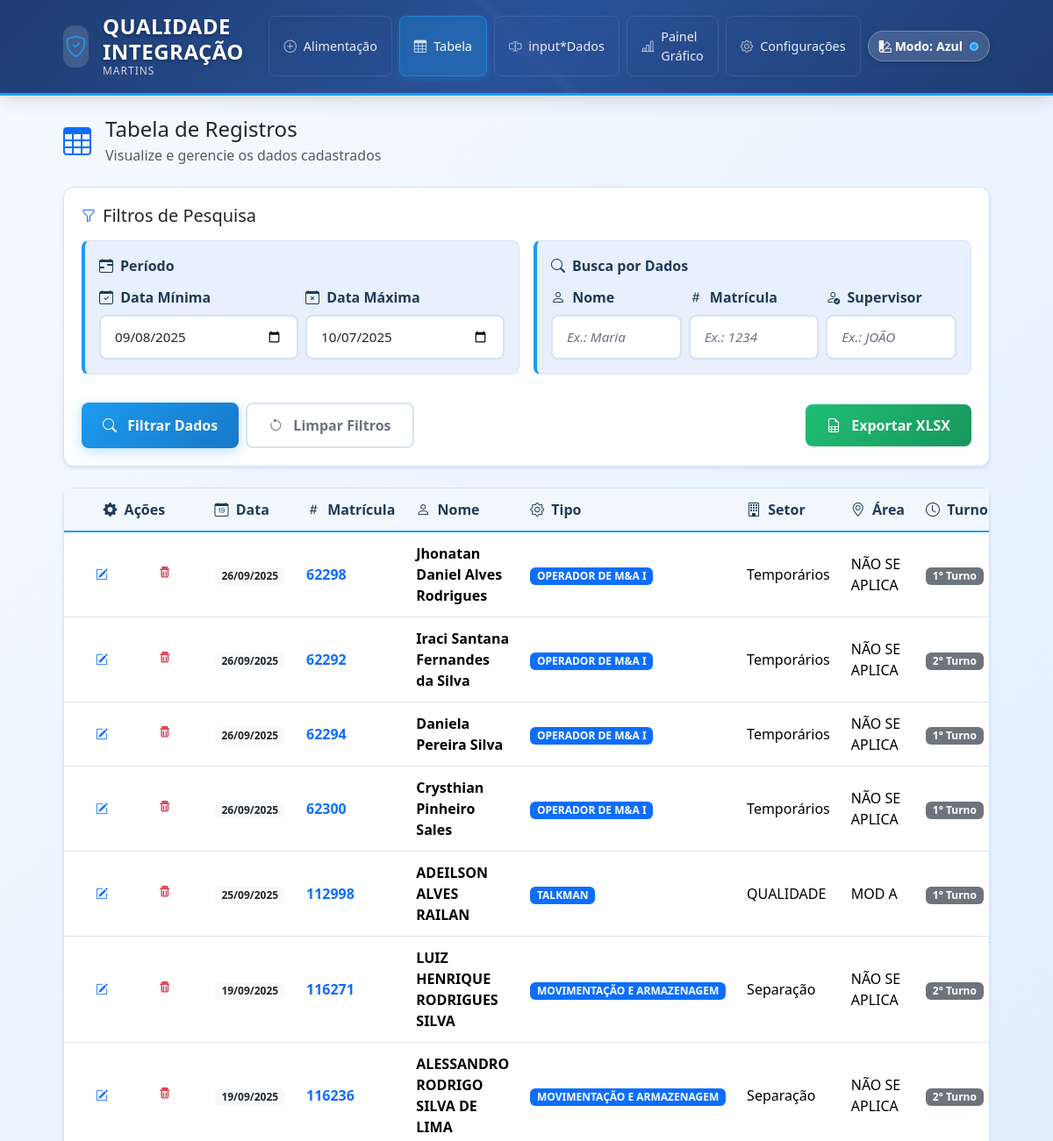
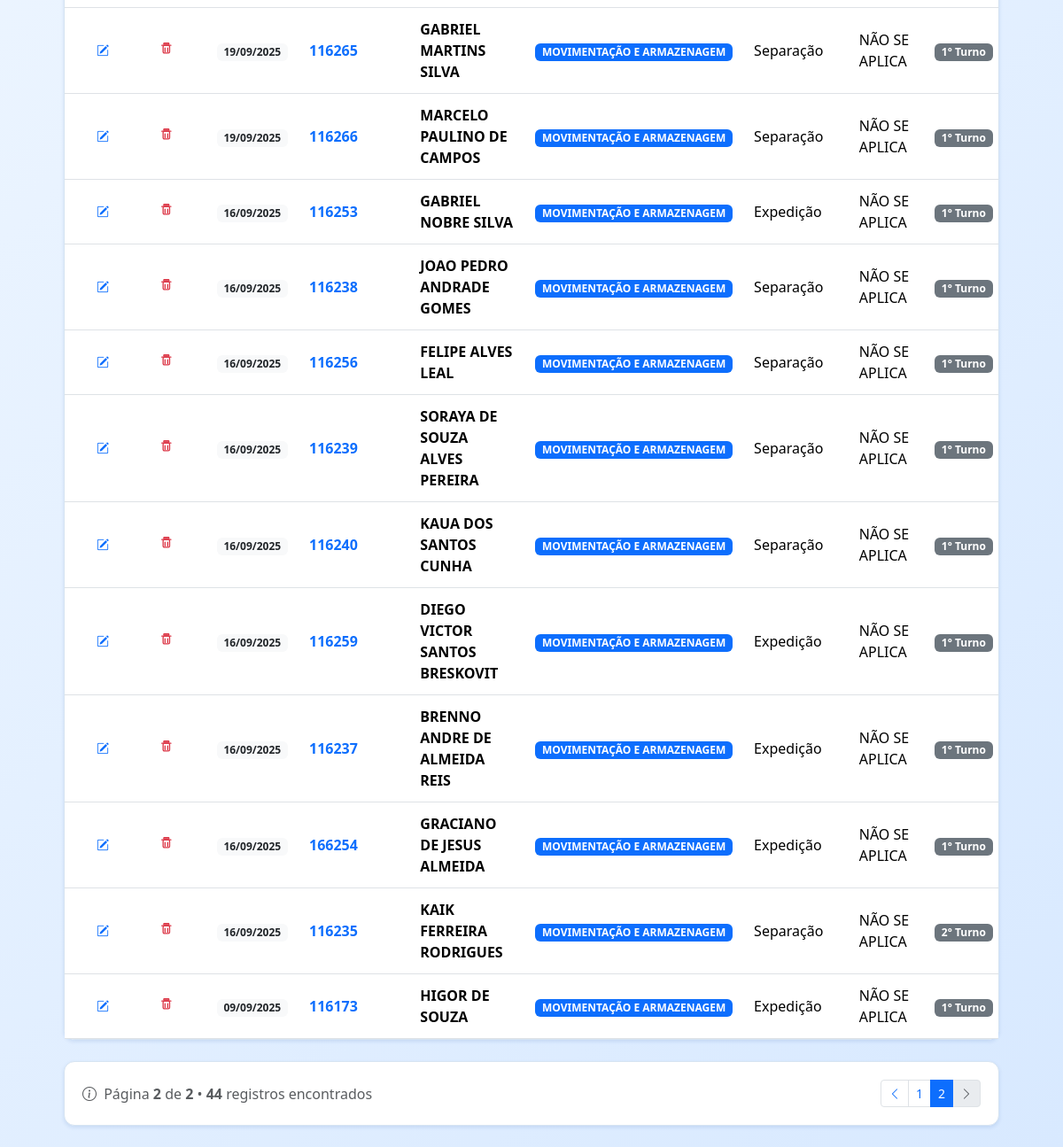
Page /tabela?min_data=2025-09-08&max_data=2025-10-07&q_nome=&q_matricula=&q_supervisor=&page=2&per_page=25 on the committed database (2 pictures, top to bottom).
### app/models.py (models this page shows, shortened)
class Colaborador(db.Model):
    __tablename__ = 'colaboradores'
    id = db.Column(db.Integer, primary_key=True)
    matricula = db.Column(db.Integer, nullable=False, index=True)
    nome = db.Column(db.String(120), nullable=False)
    tipo = db.Column(db.String(50), nullable=False)  # from list 'tipo'
    setor = db.Column(db.String(50), nullable=False)  # from list 'setor'
    area = db.Column(db.String(120), nullable=False)  # list 'area' (editable)
    turno = db.Column(db.String(50), nullable=False)  # from list 'turno'
    supervisor = db.Column(db.String(120), nullable=False)  # stored UPPER
    integracao = db.Column(db.String(10), nullable=False)  # from list 'integracao'
    data = db.Column(db.Date, nullable=False, default=datetime.utcnow)
    observacao = db.Column(db.Text, nullable=True)
    created_at = db.Column(db.DateTime, default=datetime.utcnow)

### app/views.py (the view)
@bp.route('/tabela')
def tabela():
    today = datetime.today().date()
    default_min = (today - timedelta(days=29)).strftime('%Y-%m-%d')
    default_max = today.strftime('%Y-%m-%d')
    min_date_str = request.args.get('min_data') or default_min
    max_date_str = request.args.get('max_data') or default_max
    q_nome = (request.args.get('q_nome') or '').strip()
    q_supervisor = (request.args.get('q_supervisor') or '').strip()
    q_matricula_raw = (request.args.get('q_matricula') or '').strip()
    q = Colaborador.query
    if min_date_str:
        try:
            min_date = datetime.strptime(min_date_str, '%Y-%m-%d').date()
            q = q.filter(Colaborador.data >= min_date)
        except ValueError:
            flash('Data mínima inválida.', 'warning')
    if max_date_str:
        try:
            max_date = datetime.strptime(max_date_str, '%Y-%m-%d').date()
            q = q.filter(Colaborador.data <= max_date)
        except ValueError:
            flash('Data máxima inválida.', 'warning')
    if q_nome:
        q = q.filter(Colaborador.nome.ilike(f"%{q_nome}%"))
    if q_supervisor:
        q = q.filter(Colaborador.supervisor.ilike(f"%{q_supervisor}%"))
    if q_matricula_raw:
        try:
            q_matricula = int(q_matricula_raw)
            q = q.filter(Colaborador.matricula == q_matricula)
        except ValueError:
            flash('Matrícula para filtro deve ser numérica.', 'warning')
    page = max(1, request.args.get('page', default=1, type=int) or 1)
    per_page = request.args.get('per_page', default=25, type=int) or 25
    per_page = max(5, min(per_page, 100))
    q = q.order_by(Colaborador.data.desc(), Colaborador.created_at.desc())
    pagination = db.paginate(q, page=page, per_page=per_page, error_out=False)
    try:
        total_pages = int(pagination.pages or 1)
    except Exception:
        total_pages = 1
    window = 2
    start_page = max(1, page - window)
    end_page = min(total_pages, page + window)
    return render_template(
        'tabela.html',
        rows=pagination.items,
        min_data=min_date_str,
        max_data=max_date_str,
        q_nome=q_nome,
        q_supervisor=q_supervisor,
        q_matricula=q_matricula_raw,
        pagination=pagination,
        page=page,
        per_page=per_page,
        start_page=start_page,
        end_page=end_page,
    )

### templates/tabela.html (shortened to what this page needs)
{% extends 'base.html' %}
{% block content %}
<div class="row">
  <div class="col-12">
    <div class="d-flex align-items-center mb-4">
      <i class="bi bi-table text-primary me-3" style="font-size: 2rem;"></i>
      <div>
        <h2 class="h4 mb-1">Tabela de Registros</h2>
        <p class="text-muted mb-0">Visualize e gerencie os dados cadastrados</p>
      </div>
    </div>
    <div class="card mb-4">
      <div class="card-body">
        <div class="d-flex align-items-center mb-3">
          <i class="bi bi-funnel text-primary me-2"></i>
          <h5 class="mb-0">Filtros de Pesquisa</h5>
        </div>
        <form class="row g-3" method="get">
          <div class="col-md-6">
            <div class="field-group">
              <div class="field-group-title">
                <i class="bi bi-calendar-range"></i>
                Período
              </div>
              <div class="row g-2">
                <div class="col-6">
                  <label class="form-label">
                    <i class="bi bi-calendar-check me-1"></i>
                    Data Mínima
                  </label>
                  <input type="date" name="min_data" class="form-control" value="{{ min_data or '' }}">
                </div>
                <div class="col-6">
                  <label class="form-label">
                    <i class="bi bi-calendar-x me-1"></i>
                    Data Máxima
                  </label>
                  <input type="date" name="max_data" class="form-control" value="{{ max_data or '' }}">
                </div>
              </div>
            </div>
          </div>
          <div class="col-md-6">
            <div class="field-group">
              <div class="field-group-title">
                <i class="bi bi-search"></i>
                Busca por Dados
              </div>
              <div class="row g-2">
                <div class="col-4">
                  <label class="form-label">
                    <i class="bi bi-person me-1"></i>
                    Nome
                  </label>
                  <input type="text" name="q_nome" class="form-control" value="{{ q_nome or '' }}" placeholder="Ex.: Maria">
                </div>
                <div class="col-4">
                  <label class="form-label">
                    <i class="bi bi-hash me-1"></i>
                    Matrícula
                  </label>
                  <input type="number" name="q_matricula" class="form-control" value="{{ q_matricula or '' }}" placeholder="Ex.: 1234">
                </div>
                <div class="col-4">
                  <label class="form-label">
                    <i class="bi bi-person-check me-1"></i>
                    Supervisor
                  </label>
                  <input type="text" name="q_supervisor" class="form-control" value="{{ q_supervisor or '' }}" placeholder="Ex.: JOÃO">
                </div>
              </div>
            </div>
          </div>
          <div class="col-12">
            <div class="d-flex gap-2 justify-content-between align-items-center">
              <div class="d-flex gap-2">
                <button class="btn btn-primary" type="submit">
                  <i class="bi bi-search me-2"></i>
                  Filtrar Dados
                </button>
                <a class="btn btn-outline-secondary" href="{{ url_for('main.tabela') }}">
                  <i class="bi bi-arrow-counterclockwise me-2"></i>
                  Limpar Filtros
                </a>
              </div>
              <a class="btn btn-success" href="{{ url_for('main.tabela_export', min_data=min_data, max_data=max_data, q_nome=q_nome, q_matricula=q_matricula, q_supervisor=q_supervisor) }}">
                <i class="bi bi-file-earmark-spreadsheet me-2"></i>
                Exportar XLSX
              </a>
            </div>
          </div>
        </form>
      </div>
    </div>
    <div class="card">
      <div class="card-body p-0">
        <div class="table-responsive">
          <table class="table table-hover align-middle mb-0">
            <thead class="table-light sticky-top">
              <tr>
                <th style="width: 80px;" class="text-center">
                  <i class="bi bi-gear-fill me-1"></i>
                  Ações
                </th>
                <th>
                  <i class="bi bi-calendar-date me-1"></i>
                  Data
                </th>
                <th>
                  <i class="bi bi-hash me-1"></i>
                  Matrícula
                </th>
                <th>
                  <i class="bi bi-person me-1"></i>
                  Nome
                </th>
                <th>
                  <i class="bi bi-gear me-1"></i>
                  Tipo
                </th>
                <th>
                  <i class="bi bi-building me-1"></i>
                  Setor
                </th>
                <th>
                  <i class="bi bi-geo-alt me-1"></i>
                  Área
                </th>
                <th>
                  <i class="bi bi-clock me-1"></i>
                  Turno
                </th>
              </tr>
            </thead>
            <tbody>
              {% for r in rows %}
              <tr class="table-row-hover">
                <td class="text-center">
                  <div class="d-flex justify-content-center gap-2">
                    <a class="btn btn-sm btn-outline-primary" title="Editar registro"
                       href="{{ url_for('main.editar_colaborador', item_id=r.id, min_data=min_data, max_data=max_data, q_nome=q_nome, q_matricula=q_matricula, q_supervisor=q_supervisor, page=page, per_page=per_page) }}">
                      <i class="bi bi-pencil-square"></i>
                    </a>
                    <form method="post" class="js-delete-form" data-confirm-message="⚠️ Confirma excluir este registro?" action="{{ url_for('main.excluir', item_id=r.id, min_data=min_data, max_data=max_data, q_nome=q_nome, q_matricula=q_matricula, q_supervisor=q_supervisor, page=page, per_page=per_page) }}" style="display:inline;">
                      <button class="btn btn-sm btn-outline-danger" title="Excluir registro">
                        <span class="trash-anim" aria-hidden="true">
                        </span>
                      </button>
                    </form>
                  </div>
                </td>
                <td>
                  <span class="badge bg-light text-dark">
                    {{ r.data.strftime('%d/%m/%Y') }}
                  </span>
                </td>
                <td>
                  <strong class="text-primary">{{ r.matricula }}</strong>
                </td>
                <td>
                  <div>
                    <div class="fw-semibold">{{ r.nome }}</div>
                  </div>
                </td>
                <td>
                  <span class="badge bg-primary">{{ r.tipo }}</span>
                </td>
                <td>{{ r.setor }}</td>
                <td>{{ r.area }}</td>
                <td>
                  <span class="badge bg-secondary">{{ r.turno }}</span>
                </td>
              </tr>
              {% endfor %}
            </tbody>
          </table>
        </div>
      </div>
    </div>
    {% if pagination and pagination.pages > 1 %}
    <div class="card mt-4">
      <div class="card-body">
        <div class="d-flex justify-content-between align-items-center">
          <div class="text-muted">
            <i class="bi bi-info-circle me-1"></i>
            Página <strong>{{ page }}</strong> de <strong>{{ pagination.pages }}</strong> •
            <strong>{{ pagination.total }}</strong> registros encontrados
          </div>
          <nav aria-label="Navegação de página">
            <ul class="pagination pagination-sm mb-0">
              <li class="page-item {{ 'disabled' if not pagination.has_prev else '' }}">
                <a class="page-link" href="{{ url_for('main.tabela', min_data=min_data, max_data=max_data, q_nome=q_nome, q_matricula=q_matricula, q_supervisor=q_supervisor, page=pagination.prev_num, per_page=per_page) }}">
                  <i class="bi bi-chevron-left"></i>
                </a>
              </li>
              {% for p in range(start_page, end_page + 1) %}
                <li class="page-item {{ 'active' if p == page else '' }}">
                  <a class="page-link" href="{{ url_for('main.tabela', min_data=min_data, max_data=max_data, q_nome=q_nome, q_matricula=q_matricula, q_supervisor=q_supervisor, page=p, per_page=per_page) }}">{{ p }}</a>
                </li>
              {% endfor %}
              <li class="page-item {{ 'disabled' if not pagination.has_next else '' }}">
                <a class="page-link" href="{{ url_for('main.tabela', min_data=min_data, max_data=max_data, q_nome=q_nome, q_matricula=q_matricula, q_supervisor=q_supervisor, page=pagination.next_num, per_page=per_page) }}">
                  <i class="bi bi-chevron-right"></i>
                </a>
              </li>
            </ul>
          </nav>
        </div>
      </div>
    </div>
    {% endif %}
  </div>
</div>
{% endblock %}

### static/css/styles.css (style rules this page uses)
:root { --primary-color: #2c3e50; --primary-escrita: #2c3e50; --primary-light: #34495e; --primary-gradient-start: #1e3c72; --primary-gradient-middle: #2a5298; --primary-gradient-end: #1e3c72; --accent-color: #3498db; --accent-hover: #2980b9; --accent-rgb: 52, 152, 219; --success-color: #27ae60; --success-dark: #229954; --success-rgb: 39, 174, 96; --warning-color: #f39c12; --warning-rgb: 243, 156, 18; --danger-color: #e74c3c; --danger-rgb: 231, 76, 60; --info-color: #0ea5e9; --info-hover: #0b75d1; --primary-rgb: 44, 62, 80; --neutral-100: #ffffff; --neutral-200: #f5f7fa; --neutral-300: #c3cfe2; --light-bg: #e6e7ee; --card-bg: var(--neutral-100); --border-color: #e4e3f0; --text-muted: #6c757d; --shadow-light: 0 2px 4px rgba(0,0,0,0.1); --shadow-medium: 0 4px 12px rgba(0,0,0,0.15); --app-bg: linear-gradient(135deg, var(--neutral-200) 0%, var(--neutral-300) 100%); --header-bg: linear-gradient(135deg, var(--primary-gradient-start) 0%, var(--primary-gradient-middle) 50%, var(--primary-gradient-end) 100%); --acc-color-bg: var(--neutral-100); --chart-color-1: var(--accent-color); --chart-color-2: #60a5fa; --chart-color-3: var(--success-color); --chart-color-4: var(--warning-color); --chart-color-5: var(--danger-color); --chart-color-6: var(--info-color); --chart-color-emphasis: #fbbf24; --chart-neutral: #94a3b8; --chart-grid-color: rgba(15, 23, 42, 0.08); --chart-grid-dim: rgba(148, 163, 184, 0.16); --chart-tooltip-bg: rgba(255, 255, 255, 0.96); --chart-tooltip-border: rgba(148, 163, 184, 0.45); --chart-tooltip-text: #1f2937; --chart-area-fill: rgba(52, 152, 219, 0.18); --chart-area-strong: rgba(52, 152, 219, 0.45); }
body { background: var(--app-bg); min-height: 100vh; font-family: 'Segoe UI', system-ui, -apple-system, sans-serif; }
.card { border-radius: 0.75rem; border: 1px solid var(--border-color); box-shadow: var(--shadow-light); background: var(--card-bg); }
.card-body { padding: 1.25rem; }
.form-label { font-weight: 600; color: var(--primary-escrita); margin-bottom: 0.5rem; }
.form-control, .form-select { border-radius: 0.5rem; border: 2px solid var(--border-color); padding: 0.75rem 1rem; transition: all 0.3s ease; font-size: 0.95rem; }
.form-control::placeholder { color: var(--text-muted); font-style: italic; }
.btn { border-radius: 0.5rem; padding: 0.75rem 1.5rem; font-weight: 600; transition: all 0.3s ease; border: none; }
.btn-primary { background: linear-gradient(135deg, var(--accent-color) 0%, var(--accent-hover) 100%); box-shadow: 0 4px 15px rgba(var(--accent-rgb), 0.3); }
.btn-success { background: linear-gradient(135deg, var(--success-color) 0%, var(--success-dark) 100%); }
.btn-outline-secondary { border: 2px solid var(--border-color); color: var(--text-muted); }
.trash-anim { display: inline-flex; align-items: center; justify-content: center; width: 1.1rem; height: 1.1rem; }
.trash-anim svg { width: 1.1rem; height: 1.1rem; transition: transform .2s ease; }
.field-group { background: var(--acc-color-bg); border-radius: 0.5rem; padding: 1rem; margin-bottom: 1rem; border: 1px solid var(--border-color); border-left: 4px solid var(--accent-color); }
.field-group-title { font-size: 1rem; font-weight: 700; color: var(--primary-escrita); margin-bottom: 0.75rem; display: flex; align-items: center; gap: 0.5rem; }
.table thead th { white-space: nowrap; background: var(--light-bg); border-bottom: 2px solid var(--accent-color); color: var(--primary-color); font-weight: 600; }
.table td, .table th { padding: 0.75rem; }

### rows in the picture
Colaborador: data "26/09/2025", matricula "62298", nome "Jhonatan Daniel Alves Rodrigues", tipo "OPERADOR DE M&A I", setor "Temporários", area "NÃO SE APLICA", turno "1° Turno"
Colaborador: data "26/09/2025", matricula "62292", nome "Iraci Santana Fernandes da Silva", tipo "OPERADOR DE M&A I", setor "Temporários", area "NÃO SE APLICA", turno "2° Turno"
Colaborador: data "26/09/2025", matricula "62294", nome "Daniela Pereira Silva", tipo "OPERADOR DE M&A I", setor "Temporários", area "NÃO SE APLICA", turno "1° Turno"
Colaborador: data "26/09/2025", matricula "62300", nome "Crysthian Pinheiro Sales", tipo "OPERADOR DE M&A I", setor "Temporários", area "NÃO SE APLICA", turno "1° Turno"
Colaborador: data "25/09/2025", matricula "112998", nome "ADEILSON ALVES RAILAN", tipo "TALKMAN", setor "QUALIDADE", area "MOD A", turno "1° Turno"
Colaborador: data "19/09/2025", matricula "116271", nome "LUIZ HENRIQUE RODRIGUES SILVA", tipo "MOVIMENTAÇÃO E ARMAZENAGEM", setor "Separação", area "NÃO SE APLICA", turno "2° Turno"
Colaborador: data "19/09/2025", matricula "116236", nome "ALESSANDRO RODRIGO SILVA DE LIMA", tipo "MOVIMENTAÇÃO E ARMAZENAGEM", setor "Separação", area "NÃO SE APLICA", turno "2° Turno"
Colaborador: data "19/09/2025", matricula "116265", nome "GABRIEL MARTINS SILVA", tipo "MOVIMENTAÇÃO E ARMAZENAGEM", setor "Separação", area "NÃO SE APLICA", turno "1° Turno"
Colaborador: data "19/09/2025", matricula "116266", nome "MARCELO PAULINO DE CAMPOS", tipo "MOVIMENTAÇÃO E ARMAZENAGEM", setor "Separação", area "NÃO SE APLICA", turno "1° Turno"
Colaborador: data "16/09/2025", matricula "116253", nome "GABRIEL NOBRE SILVA", tipo "MOVIMENTAÇÃO E ARMAZENAGEM", setor "Expedição", area "NÃO SE APLICA", turno "1° Turno"
Colaborador: data "16/09/2025", matricula "116238", nome "JOAO PEDRO ANDRADE GOMES", tipo "MOVIMENTAÇÃO E ARMAZENAGEM", setor "Separação", area "NÃO SE APLICA", turno "1° Turno"
Colaborador: data "16/09/2025", matricula "116256", nome "FELIPE ALVES LEAL", tipo "MOVIMENTAÇÃO E ARMAZENAGEM", setor "Separação", area "NÃO SE APLICA", turno "1° Turno"
Colaborador: data "16/09/2025", matricula "116239", nome "SORAYA DE SOUZA ALVES PEREIRA", tipo "MOVIMENTAÇÃO E ARMAZENAGEM", setor "Separação", area "NÃO SE APLICA", turno "1° Turno"
Colaborador: data "16/09/2025", matricula "116240", nome "KAUA DOS SANTOS CUNHA", tipo "MOVIMENTAÇÃO E ARMAZENAGEM", setor "Separação", area "NÃO SE APLICA", turno "1° Turno"
Colaborador: data "16/09/2025", matricula "116259", nome "DIEGO VICTOR SANTOS BRESKOVIT", tipo "MOVIMENTAÇÃO E ARMAZENAGEM", setor "Expedição", area "NÃO SE APLICA", turno "1° Turno"
Colaborador: data "16/09/2025", matricula "116237", nome "BRENNO ANDRE DE ALMEIDA REIS", tipo "MOVIMENTAÇÃO E ARMAZENAGEM", setor "Expedição", area "NÃO SE APLICA", turno "1° Turno"
Colaborador: data "16/09/2025", matricula "166254", nome "GRACIANO DE JESUS ALMEIDA", tipo "MOVIMENTAÇÃO E ARMAZENAGEM", setor "Expedição", area "NÃO SE APLICA", turno "1° Turno"
Colaborador: data "16/09/2025", matricula "116235", nome "KAIK FERREIRA RODRIGUES", tipo "MOVIMENTAÇÃO E ARMAZENAGEM", setor "Separação", area "NÃO SE APLICA", turno "2° Turno"
Colaborador: data "09/09/2025", matricula "116173", nome "HIGOR DE SOUZA", tipo "MOVIMENTAÇÃO E ARMAZENAGEM", setor "Expedição", area "NÃO SE APLICA", turno "1° Turno"

### other values in the picture
{{ page }} "2"
{{ pagination.pages }} "2"
{{ pagination.total }} "44"
{{ p }} "1" "2"
